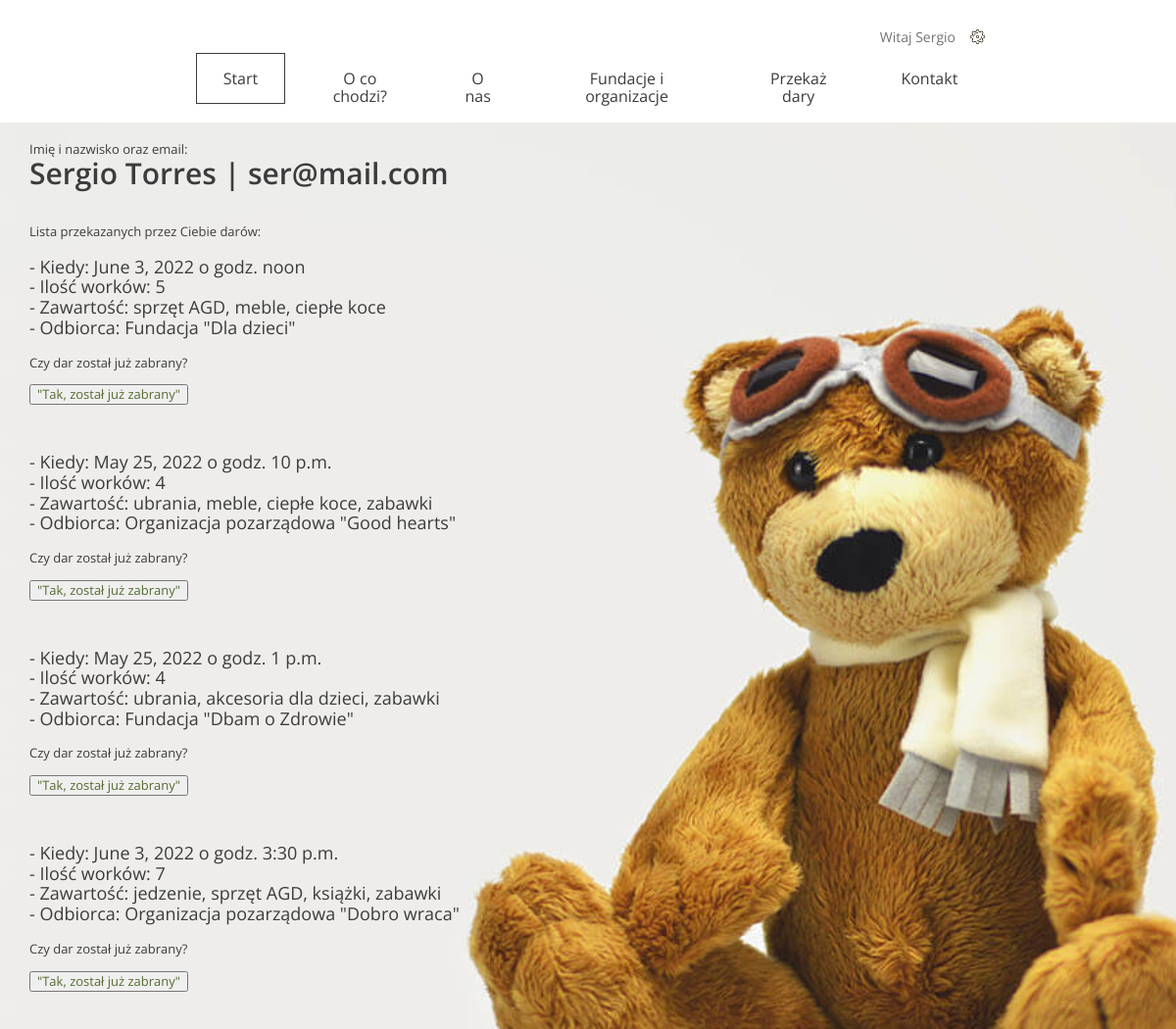
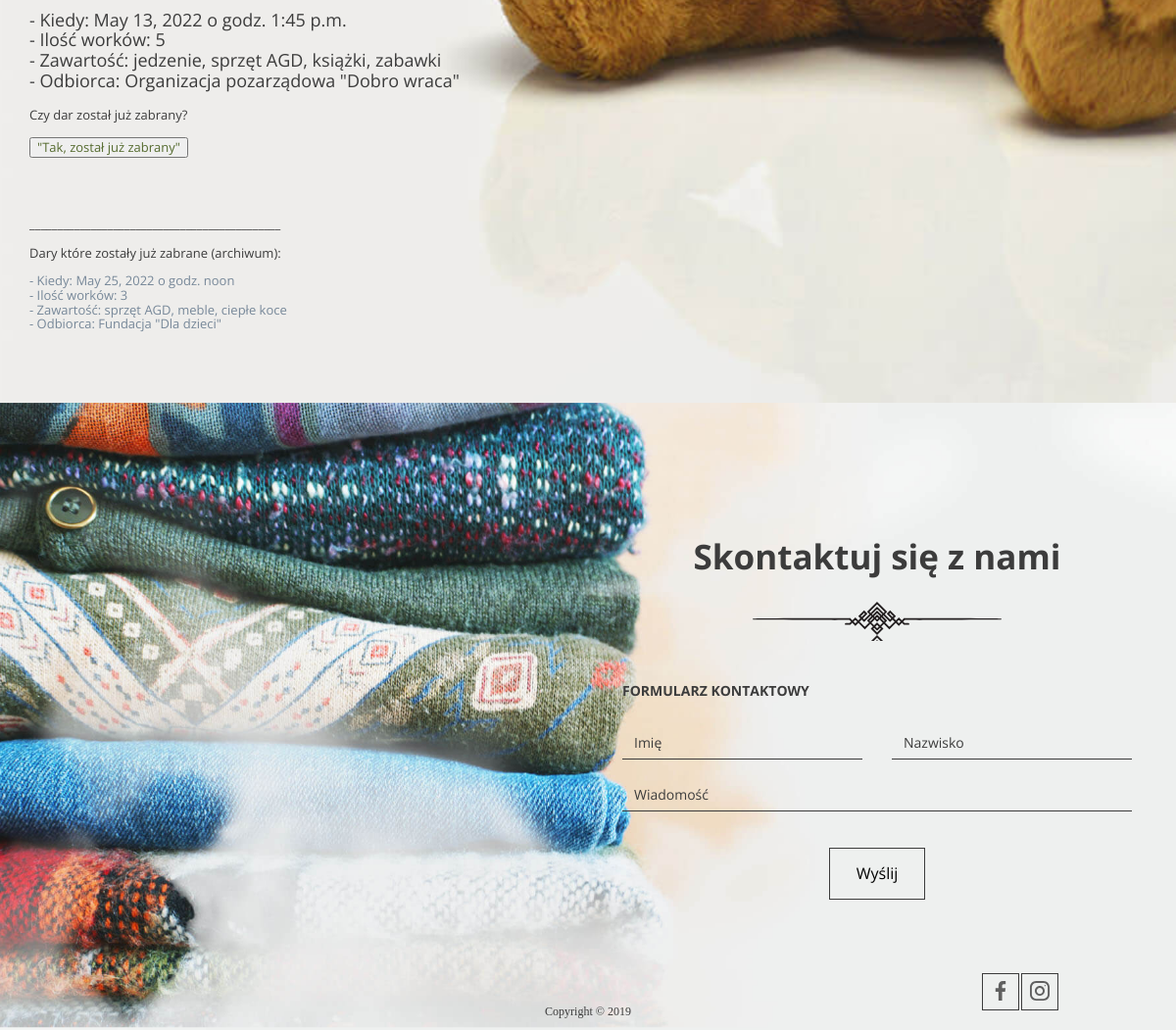
The page /giveAway/user/ (signed in) on the database its author committed (2 pictures, top to bottom).
### accounts/models.py (models this page shows, shortened)
class Account(AbstractUser):
    username = None
    email = models.EmailField(_('email address'), unique=True)
    USERNAME_FIELD = 'email'
    REQUIRED_FIELDS = []
    objects = AccountManager()

class Donation(models.Model):
    quantity = models.IntegerField()
    categories = models.ManyToManyField('Category')
    institution = models.ForeignKey(Institution, on_delete=models.CASCADE)
    phone_number = models.IntegerField()
    address = models.CharField(max_length=64)
    city = models.CharField(max_length=20)
    zip_code = models.IntegerField()
    pick_up_date = models.DateField(auto_now=False)
    pick_up_time = models.TimeField(auto_now=False)
    pick_up_comment = models.TextField(blank=True)
    user = models.ForeignKey(Account, on_delete=models.CASCADE, null=True)
    is_taken = models.BooleanField(default=False)

class Institution(models.Model):
    TYPE_CHOICES = (
        ('1', "Fundacja"),
        ('2', "Organizacja pozarządowa"),
        ('3', "Zbiórka lokalna"),
    )
    name = models.CharField(max_length=32)
    description = models.TextField()
    type = models.CharField(
        max_length = 20,
        choices = TYPE_CHOICES,
        default = '1'
        )
    category = models.ManyToManyField(Category)
    def __str__(self):
        return self.name

class Category(models.Model):
    name = models.CharField(max_length=10)
    def __str__(self):
        return self.name

### giveAway/views.py (the view)
# urls.py: path('user/', UserView.as_view(), name='user'),
class UserView(View):
    def get(self, request):
        user = request.user
        user_donations = Donation.objects.filter(user=user)
        return render(request, 'user.html', {'user_donations': user_donations})

### templates/user.html (shortened to what this page needs)
{% extends 'base.html' %}
{% load static %}
{% block content %}
    <header>
        <nav class="container container--70">
            <ul class="nav--actions">
                <li class="logged-user">
                    Witaj {{ user.first_name }}
                </li>
            </ul>
            {% include 'nav_bar.html' %}
        </nav>
        <section class="form--steps">
            <div class="form--steps-container">
                <div style="font-size: small">
                    Imię i nazwisko oraz email:
                    <h3>{{ user.first_name }} {{ user.last_name }} | {{ user.email }}<br><br></h3>
                    Lista przekazanych przez Ciebie darów:
                    {% for donation in user_donations %}
                        {% if donation.is_taken == False %}
                            <p class="summary" style="font-size: large">
                                <label>  - Kiedy: {{ donation.pick_up_date }} o godz. {{ donation.pick_up_time }}</label>
                                <br><label>  - Ilość worków: {{ donation.quantity }}</label>
                                <br><label>  - Zawartość: {{ donation.institution.category.get_queryset|join:", " }}</label>
                                <br><label>  - Odbiorca: {{ donation.institution.get_type_display }} "{{ donation.institution }}"</label><br>
                            </p>
                            Czy dar został już zabrany?<br><br>
                            <form method="get" action="/giveAway/user/{{ donation.id }}/">
                                <button type="submit" style="color: darkolivegreen">"Tak, został już zabrany"</button>
                            </form><br><br>
                        {% endif %}
                    {% endfor %}
                    <br><br>_____________________________________________<br><br>
                    Dary które zostały już zabrane (archiwum):
                    {% for donation in user_donations %}
                        {% if donation.is_taken == True %}
                            <p  class="summary" style="color:lightslategray; font-size: small">
                                <label>- Kiedy: {{ donation.pick_up_date }} o godz. {{ donation.pick_up_time }}</label>
                                <br><label>- Ilość worków: {{ donation.quantity }}</label>
                                <br><label>- Zawartość: {{ donation.institution.category.get_queryset|join:", " }}</label>
                                <br><label>- Odbiorca: {{ donation.institution.get_type_display }} "{{ donation.institution }}"</label><br>
                            </p>
                        {% endif %}
                    {% endfor %}
                </div>
            </div>
        </section>
    </header>
{% endblock %}

### rows shown on the page
Account: first_name "Sergio", last_name "Torres", email "ser@mail.com"
Donation: pick_up_date "June 3, 2022", pick_up_time "noon", quantity "5", institution.category.get_queryset "sprzęt AGD, meble, ciepłe koce", institution.type "Fundacja", institution "Dla dzieci"
Donation: pick_up_date "May 25, 2022", pick_up_time "10 p.m.", quantity "4", institution.category.get_queryset "ubrania, meble, ciepłe koce, zabawki", institution.type "Organizacja pozarządowa", institution "Good hearts"
Donation: pick_up_date "May 25, 2022", pick_up_time "1 p.m.", quantity "4", institution.category.get_queryset "ubrania, akcesoria dla dzieci, zabawki", institution.type "Fundacja", institution "Dbam o Zdrowie"
Donation: pick_up_date "June 3, 2022", pick_up_time "3:30 p.m.", quantity "7", institution.category.get_queryset "jedzenie, sprzęt AGD, książki, zabawki", institution.type "Organizacja pozarządowa", institution "Dobro wraca"
Donation: pick_up_date "May 13, 2022", pick_up_time "1:45 p.m.", quantity "5", institution.category.get_queryset "jedzenie, sprzęt AGD, książki, zabawki", institution.type "Organizacja pozarządowa", institution "Dobro wraca"
Donation: pick_up_date "May 25, 2022", pick_up_time "noon", quantity "3", institution.category.get_queryset "sprzęt AGD, meble, ciepłe koce", institution.type "Fundacja", institution "Dla dzieci"
